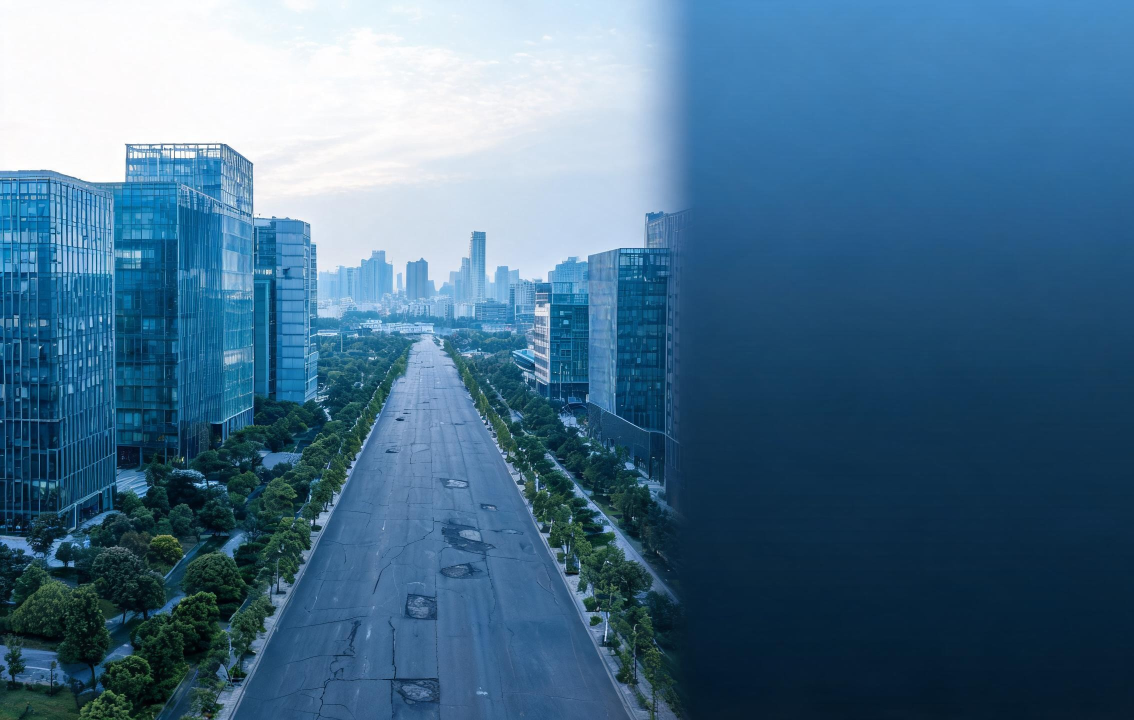
#> input picture frontend/src/assets/login_beijing.jpg, 2268 x 1440 px (shown at 1/2 size)
$ python -i preprocessing.py   (imports and definitions only)   (older library calls are emulated)
#> lines starting #> are read from the running program, lines starting #| are printed output that depends on the picture
#> further down, picture is the input picture: shape (1440, 2268, 3); mean B, G, R 139.7, 111.3, 72.4
# -*- coding: utf-8 -*-
"""
图像预处理与增强。

三种模式：
  none  : 仅 RGB 转换，作为基线
  clahe : LAB 空间 CLAHE 对比度增强 + 双边滤波去噪
  full  : clahe + Retinex 去阴影/光照不均 + 轻微反锐化

训练、评估与后端推理必须使用同一模式，模式记录在权重文件中。
"""

import cv2
import numpy as np
from skimage.measure import shannon_entropy

from seg_config import IMAGE_MEAN, IMAGE_STD


def _single_scale_retinex(channel, sigma=30):
    """单尺度 Retinex：抑制光照不均与阴影"""
    x = channel.astype(np.float32) + 1.0
    blurred = cv2.GaussianBlur(x, (0, 0), sigma)
    retinex = np.log10(x) - np.log10(blurred + 1.0)
    retinex = cv2.normalize(retinex, None, 0, 255, cv2.NORM_MINMAX)
    return retinex.astype(np.uint8)


def apply_preprocess(image_bgr, mode='full'):
    """输入 BGR 图像，输出增强后的 RGB 图像"""
#> called with mode = 'full'
    image = cv2.cvtColor(image_bgr, cv2.COLOR_BGR2RGB)
    if mode == 'none':
        return image

    if mode not in ('clahe', 'full'):
        raise ValueError(f'未知预处理模式: {mode}')

    lab = cv2.cvtColor(image, cv2.COLOR_RGB2LAB)
#> lab: shape (1440, 2268, 3); mean of channels 0, 1, 2 112.7, 124.8, 108.3
    l_channel, a_channel, b_channel = cv2.split(lab)
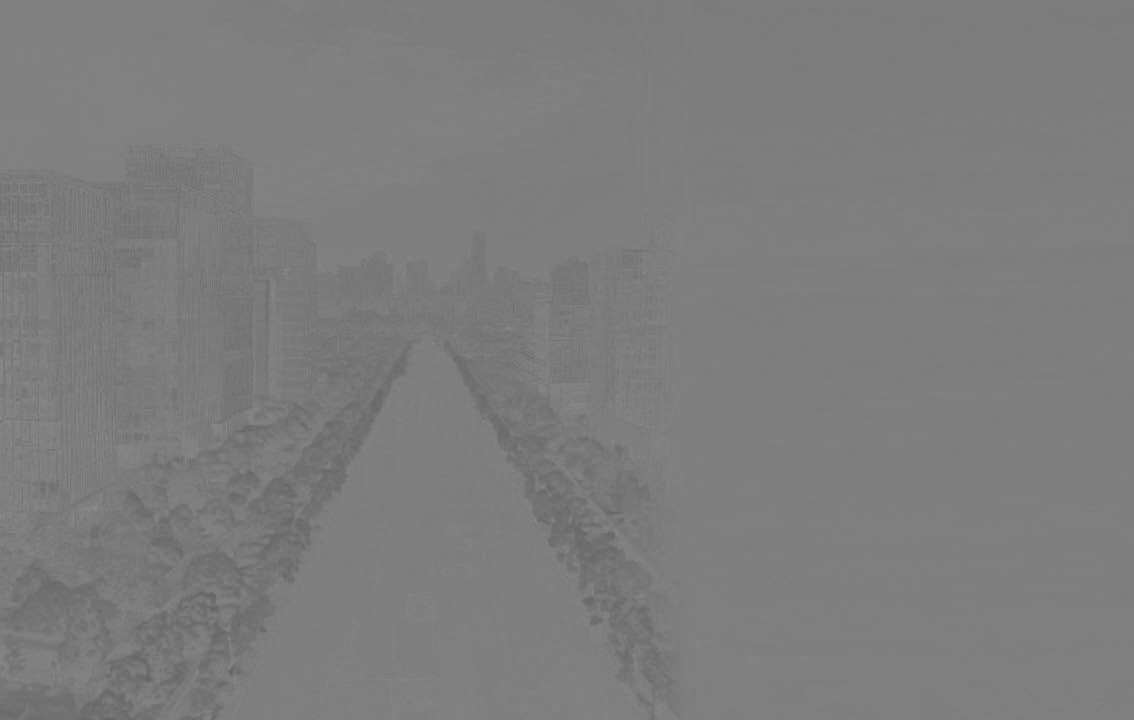
#> a_channel: shape (1440, 2268) (shown at 1/2 size); min 99, max 143, mean 124.8
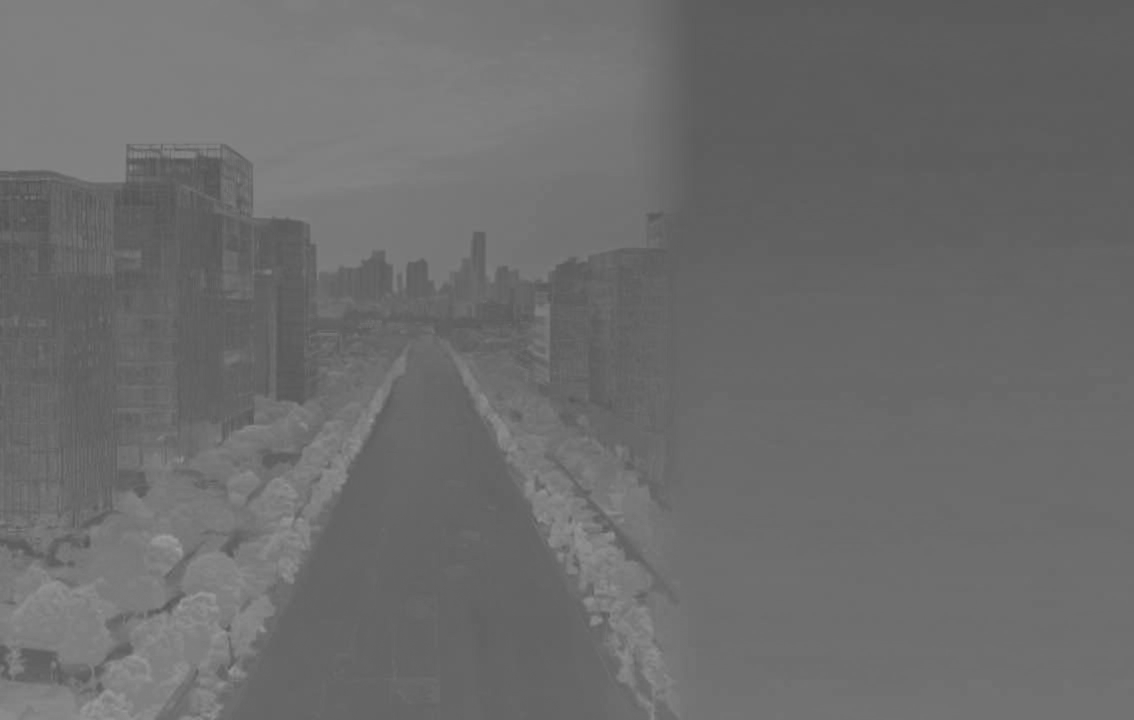
#> b_channel: shape (1440, 2268) (shown at 1/2 size); min 82, max 159, mean 108.3
    clahe = cv2.createCLAHE(clipLimit=2.0, tileGridSize=(8, 8))
    l_channel = clahe.apply(l_channel)
    image = cv2.cvtColor(cv2.merge([l_channel, a_channel, b_channel]), cv2.COLOR_LAB2RGB)
    image = cv2.bilateralFilter(image, 5, 50, 50)

    if mode == 'clahe':
        return image

    # full：在 L 通道做 Retinex，再叠加轻微反锐化
    lab = cv2.cvtColor(image, cv2.COLOR_RGB2LAB)
#> lab: shape (1440, 2268, 3); mean of channels 0, 1, 2 121.6, 124.9, 108.5
    l_channel, a_channel, b_channel = cv2.split(lab)
    l_channel = _single_scale_retinex(l_channel, sigma=30)
#> in _single_scale_retinex, `blurred = cv2.GaussianBlur(x, (0, 0), sigma)`:
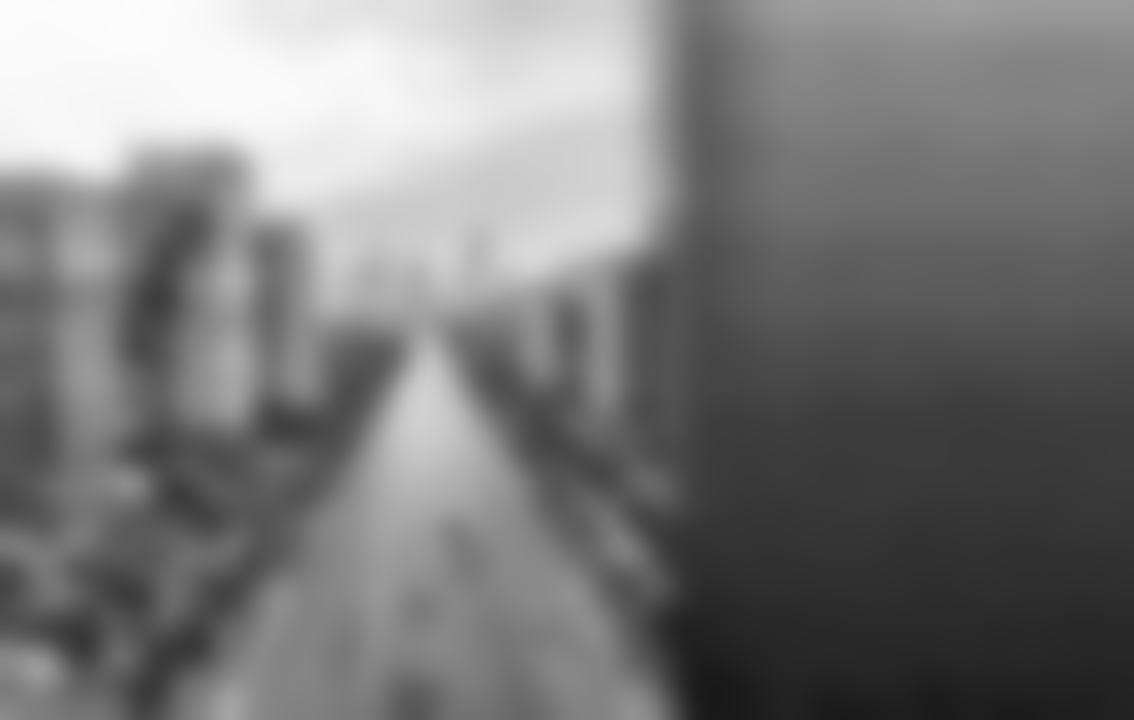
#> blurred: shape (1440, 2268) float32 (shown at 1/2 size); min 24.23, max 252.4, mean 122.6
#> in _single_scale_retinex, `retinex = np.log10(x) - np.log10(blurred + 1.0)`:
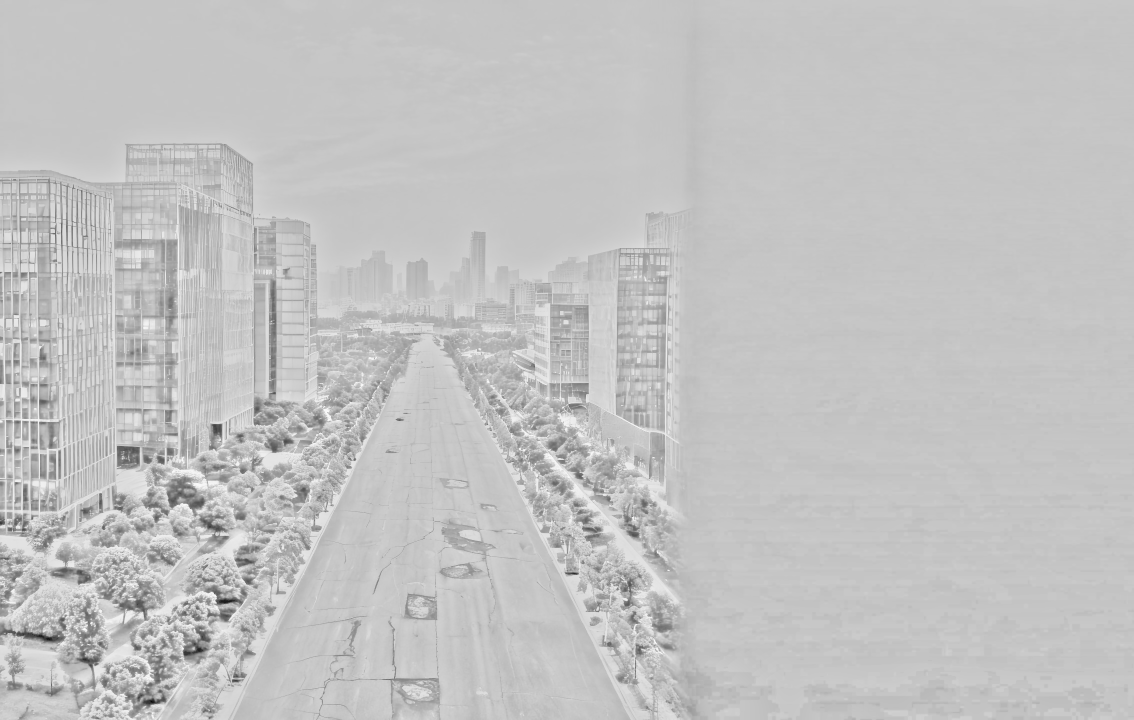
#> retinex: shape (1440, 2268) float32 (shown at 1/2 size); min -1.82, max 0.525, mean -0.0281; drawn with min black and max white
    image = cv2.cvtColor(cv2.merge([l_channel, a_channel, b_channel]), cv2.COLOR_LAB2RGB)
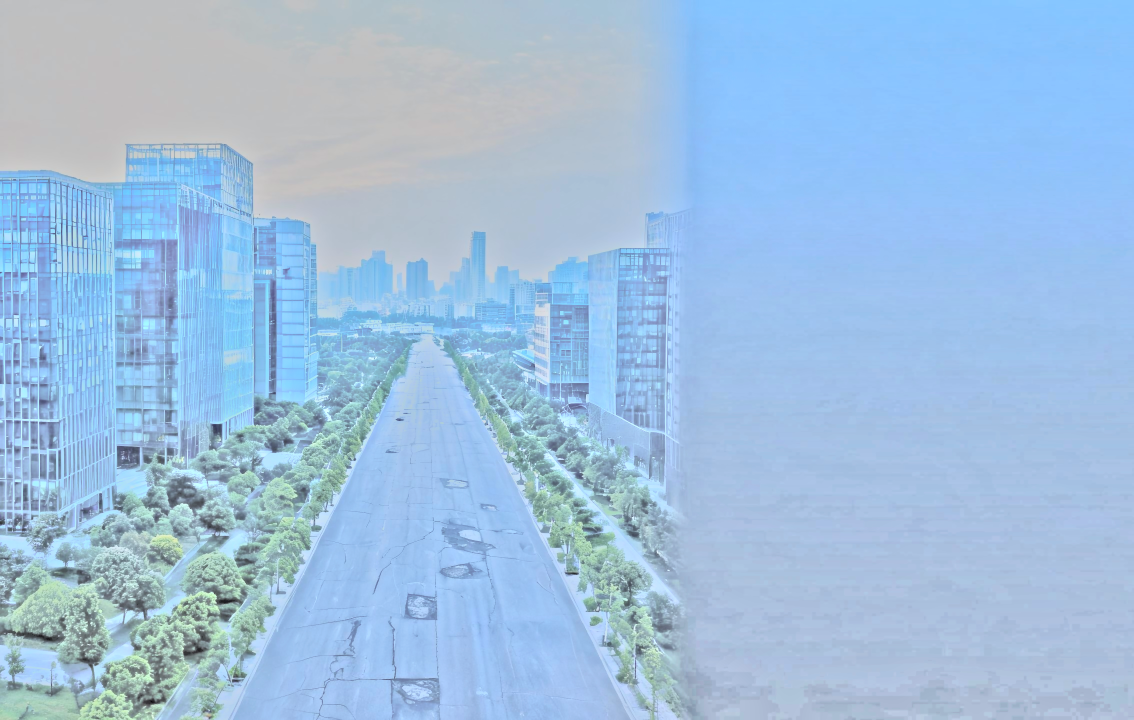
#> image: shape (1440, 2268, 3) (shown at 1/2 size); mean R, G, B 158.6, 191.4, 223.1

    blurred = cv2.GaussianBlur(image, (0, 0), 1.0)
#> blurred: shape (1440, 2268, 3)
    image = cv2.addWeighted(image, 1.2, blurred, -0.2, 0)
    return np.clip(image, 0, 255).astype(np.uint8)


def normalize_image(image_rgb):
    """RGB uint8 -> ImageNet 归一化后的 CHW float32"""
    image = image_rgb.astype(np.float32) / 255.0
    image = (image - np.array(IMAGE_MEAN, dtype=np.float32)) / np.array(IMAGE_STD, dtype=np.float32)
    return np.transpose(image, (2, 0, 1))


def pad_to_size(image_rgb, mask=None, height=384, width=544):
    """反射填充到指定尺寸（并保证是 32 的倍数），返回填充后的图像、掩码与原始有效区域"""
    original_h, original_w = image_rgb.shape[:2]
    # SegFormer 要求输入尺寸为 32 的倍数；对更大的图也向上取整
    height = max(height, int(np.ceil(original_h / 32) * 32))
    width = max(width, int(np.ceil(original_w / 32) * 32))
    pad_h = max(0, height - original_h)
    pad_w = max(0, width - original_w)
    if pad_h or pad_w:
        image_rgb = cv2.copyMakeBorder(
            image_rgb, 0, pad_h, 0, pad_w, cv2.BORDER_REFLECT_101
        )
        if mask is not None:
            mask = cv2.copyMakeBorder(
                mask, 0, pad_h, 0, pad_w, cv2.BORDER_CONSTANT, value=0
            )
    return image_rgb, mask, original_h, original_w


def analyze_image_stats(image_bgr):
    """分析单张图像的亮度、对比度、阴影、噪声等特征"""
    gray = cv2.cvtColor(image_bgr, cv2.COLOR_BGR2GRAY)
    return {
        'brightness': float(gray.mean()),
        'contrast': float(gray.std()),
        'shadow_ratio': float((gray < 50).mean()),
        'highlight_ratio': float((gray > 200).mean()),
        'sharpness': float(cv2.Laplacian(gray, cv2.CV_64F).var()),
        'entropy': float(shannon_entropy(gray)),
        'height': int(gray.shape[0]),
        'width': int(gray.shape[1]),
    }

>>> import cv2
>>> picture = cv2.imread('../frontend/src/assets/login_beijing.jpg')
>>> result = apply_preprocess(picture)
